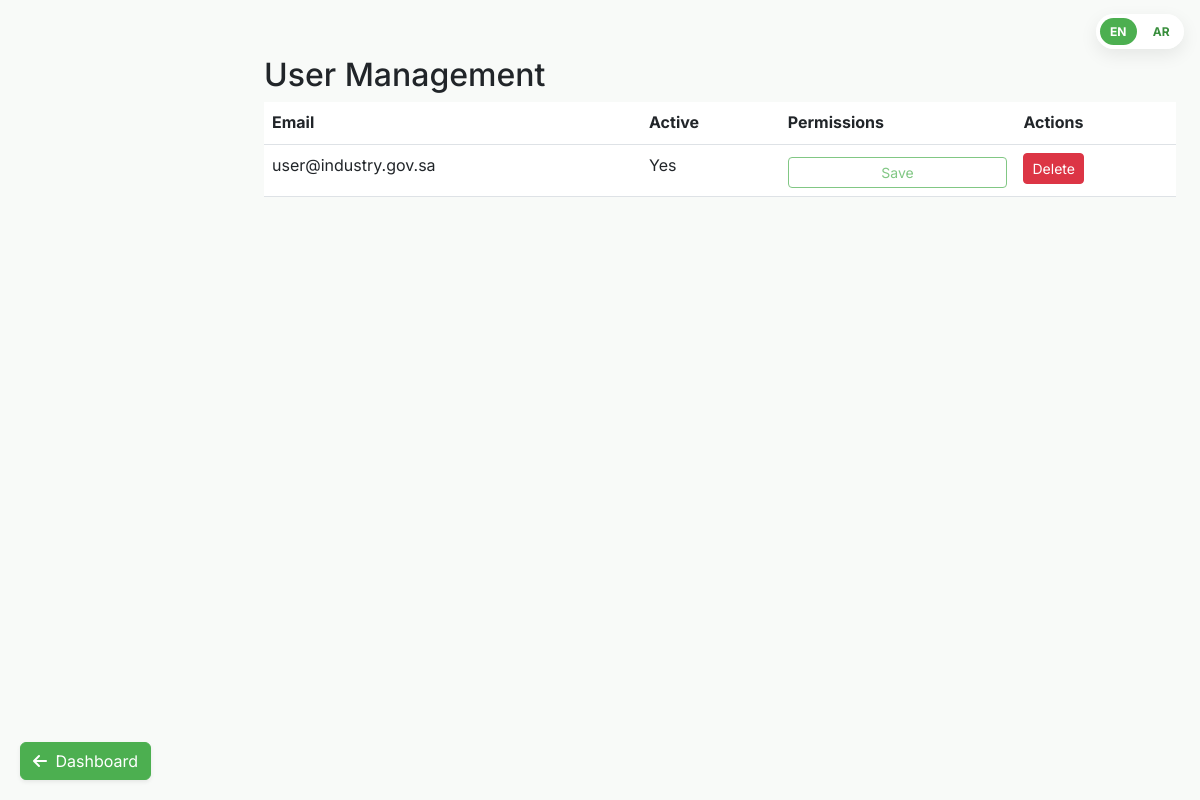
/user-management, run on an earlier commit of the app's database.
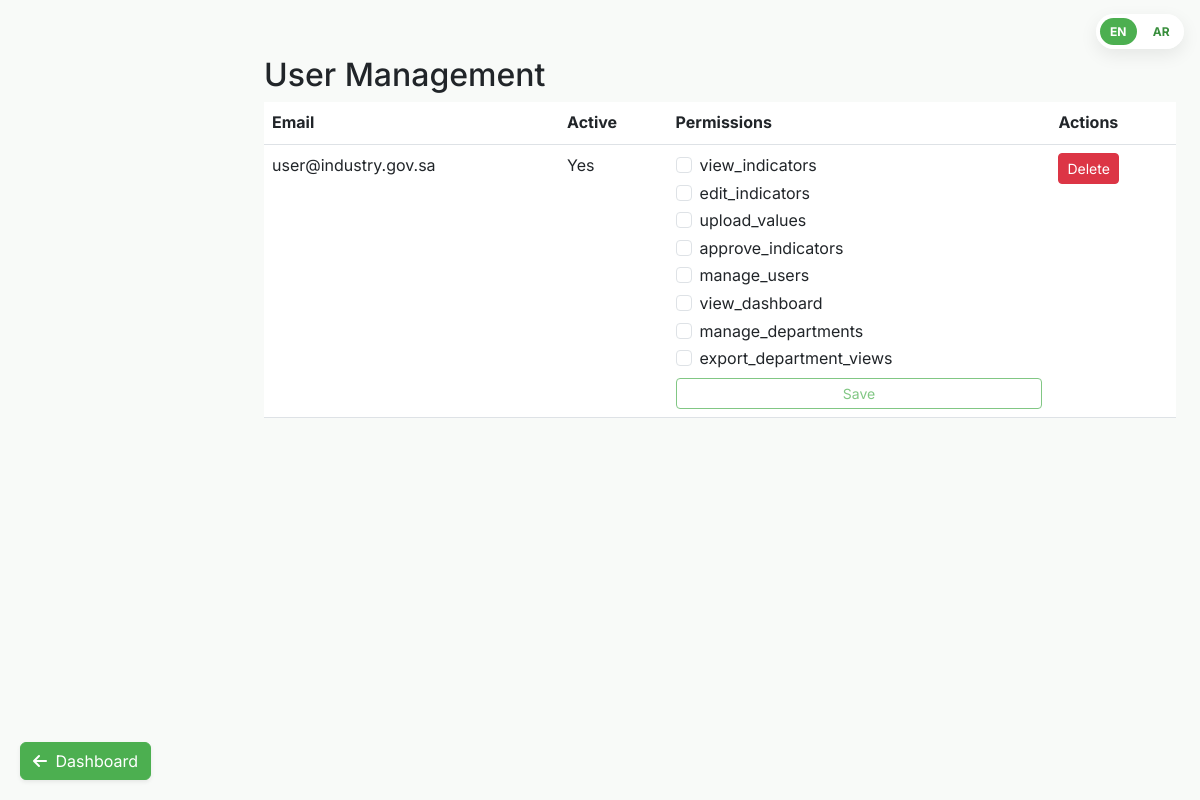
And on a later commit of the database.
### models.py (models this page shows)
class User(Base):
    __tablename__ = "users"
    id = Column(Integer, primary_key=True, index=True)
    email = Column(String, unique=True, nullable=False, index=True)
    password_hash = Column(Text, nullable=False)
    full_name = Column(String(255), nullable=True)
    is_active = Column(Integer, default=1)  # use Boolean if preferred
    created_at = Column(DateTime, server_default=func.now())
    permissions = relationship(
    "Permission",
    secondary="user_permissions",
    back_populates="users",
    foreign_keys="[UserPermission.user_id, UserPermission.permission_id]"  # 👈 Fix here
    )

class Permission(Base):
    __tablename__ = "permissions"
    id = Column(Integer, primary_key=True)
    name = Column(String(100), unique=True, nullable=False)
    description = Column(Text, nullable=True)
    users = relationship(
    "User",
    secondary="user_permissions",
    back_populates="permissions",
    foreign_keys="[UserPermission.user_id, UserPermission.permission_id]"  # 👈 Match
    )

### main.py (the view)
@app.get("/user-management", response_class=HTMLResponse)
def user_management(request: Request, db: Session = Depends(get_db)):
    users = db.query(User).all()
    all_permissions = [p.name for p in db.query(Permission).all()]
    user_permissions = {
        user.id: [perm.name for perm in db.query(Permission).join(UserPermission).filter(UserPermission.user_id == user.id).all()]
        for user in users
    }
    return templates.TemplateResponse("user_management.html", {
        "request": request,
        "users": users,
        "all_permissions": all_permissions,
        "user_permissions": user_permissions,
        "lang": get_lang(request),
    })

### templates/user_management.html (shortened to what this page needs)
{% extends "base.html" %}
{% block content %}
{% set current_lang = request.query_params.get('lang', lang if lang is defined else 'en') if request else (lang if lang is defined else 'en') %}
<div class="container mt-4">
    <h2>{{ 'إدارة المستخدمين' if current_lang == 'ar' else 'User Management' }}</h2>
    <table class="table">
        <thead>
            <tr>
                <th>{{ 'البريد الإلكتروني' if current_lang == 'ar' else 'Email' }}</th>
                <th>{{ 'نشط' if current_lang == 'ar' else 'Active' }}</th>
                <th>{{ 'الصلاحيات' if current_lang == 'ar' else 'Permissions' }}</th>
                <th>{{ 'الإجراءات' if current_lang == 'ar' else 'Actions' }}</th>
            </tr>
        </thead>
        <tbody>
            {% for user in users %}
            <tr>
                <td>{{ user.email }}</td>
                <td>{{ 'نعم' if user.is_active and current_lang == 'ar' else ('لا' if current_lang == 'ar' else ("Yes" if user.is_active else "No")) }}</td>
                <td>
                    <form method="post" action="/indicator-library/users/{{ user.id }}/permissions?lang={{ current_lang }}">
                        <div class="d-flex flex-column">
                            {% for perm in all_permissions %}
                                <div class="form-check">
                                    <input class="form-check-input" type="checkbox"
                                           name="permissions" value="{{ perm }}"
                                           {% if perm in user_permissions.get(user.id, []) %}checked{% endif %}>
                                    <label class="form-check-label">{{ perm }}</label>
                                </div>
                            {% endfor %}
                            <button type="submit" class="btn btn-sm btn-outline-primary mt-1">{{ 'حفظ' if current_lang == 'ar' else 'Save' }}</button>
                        </div>
                    </form>
                </td>
                <td>
                    <form method="post" action="/indicator-library/delete-user?lang={{ current_lang }}" style="display:inline;">
                        <button type="submit" class="btn btn-sm btn-danger">{{ 'حذف' if current_lang == 'ar' else 'Delete' }}</button>
                    </form>
                </td>
            </tr>
            {% endfor %}
        </tbody>
    </table>
</div>
{% endblock %}

What changed in the data, as far as the page shows it:
added Permission: name "view_indicators"
added Permission: name "edit_indicators"
added Permission: name "upload_values"
added Permission: name "approve_indicators"
added Permission: name "manage_users"
added Permission: name "view_dashboard"
added Permission: name "manage_departments"
added Permission: name "export_department_views"
